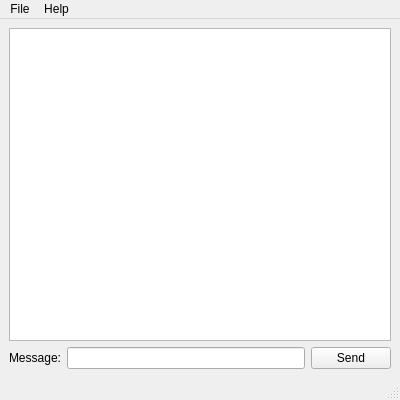
<ui version="4.0" >
 <author></author>
 <comment></comment>
 <exportmacro></exportmacro>
 <class>ChatMainWindow</class>
 <widget class="QMainWindow" name="ChatMainWindow" >
  <property name="geometry" >
   <rect>
    <x>0</x>
    <y>0</y>
    <width>400</width>
    <height>400</height>
   </rect>
  </property>
  <property name="windowTitle" >
   <string>Qt D-Bus Chat</string>
  </property>
  <widget class="QWidget" name="centralwidget" >
   <layout class="QHBoxLayout" >
    <property name="margin" >
     <number>9</number>
    </property>
    <property name="spacing" >
     <number>6</number>
    </property>
    <item>
     <layout class="QVBoxLayout" >
      <property name="margin" >
       <number>0</number>
      </property>
      <property name="spacing" >
       <number>6</number>
      </property>
      <item>
       <widget class="QTextBrowser" name="chatHistory" >
        <property name="acceptDrops" >
         <bool>false</bool>
        </property>
        <property name="toolTip" >
         <string>Messages sent and received from other users</string>
        </property>
        <property name="acceptRichText" >
         <bool>true</bool>
        </property>
       </widget>
      </item>
      <item>
       <layout class="QHBoxLayout" >
        <property name="margin" >
         <number>0</number>
        </property>
        <property name="spacing" >
         <number>6</number>
        </property>
        <item>
         <widget class="QLabel" name="label" >
          <property name="text" >
           <string>Message:</string>
          </property>
          <property name="buddy" >
           <cstring>messageLineEdit</cstring>
          </property>
         </widget>
        </item>
        <item>
         <widget class="QLineEdit" name="messageLineEdit" />
        </item>
        <item>
         <widget class="QPushButton" name="sendButton" >
          <property name="sizePolicy" >
           <sizepolicy>
            <hsizetype>1</hsizetype>
            <vsizetype>0</vsizetype>
            <horstretch>0</horstretch>
            <verstretch>0</verstretch>
           </sizepolicy>
          </property>
          <property name="toolTip" >
           <string>Sends a message to other people</string>
          </property>
          <property name="whatsThis" >
           <string/>
          </property>
          <property name="text" >
           <string>Send</string>
          </property>
         </widget>
        </item>
       </layout>
      </item>
     </layout>
    </item>
   </layout>
  </widget>
  <widget class="QMenuBar" name="menubar" >
   <property name="geometry" >
    <rect>
     <x>0</x>
     <y>0</y>
     <width>800</width>
     <height>31</height>
    </rect>
   </property>
   <widget class="QMenu" name="menuQuit" >
    <property name="title" >
     <string>Help</string>
    </property>
    <addaction name="actionAboutQt" />
   </widget>
   <widget class="QMenu" name="menuFile" >
    <property name="title" >
     <string>File</string>
    </property>
    <addaction name="actionChangeNickname" />
    <addaction name="separator" />
    <addaction name="actionQuit" />
   </widget>
   <addaction name="menuFile" />
   <addaction name="menuQuit" />
  </widget>
  <widget class="QStatusBar" name="statusbar" />
  <action name="actionQuit" >
   <property name="text" >
    <string>Quit</string>
   </property>
   <property name="shortcut" >
    <string>Ctrl+Q</string>
   </property>
  </action>
  <action name="actionAboutQt" >
   <property name="text" >
    <string>About Qt...</string>
   </property>
  </action>
  <action name="actionChangeNickname" >
   <property name="text" >
    <string>Change nickname...</string>
   </property>
   <property name="shortcut" >
    <string>Ctrl+N</string>
   </property>
  </action>
 </widget>
 <pixmapfunction></pixmapfunction>
 <tabstops>
  <tabstop>chatHistory</tabstop>
  <tabstop>messageLineEdit</tabstop>
  <tabstop>sendButton</tabstop>
 </tabstops>
 <resources/>
 <connections>
  <connection>
   <sender>messageLineEdit</sender>
   <signal>returnPressed()</signal>
   <receiver>sendButton</receiver>
   <slot>animateClick()</slot>
   <hints>
    <hint type="sourcelabel" >
     <x>299</x>
     <y>554</y>
    </hint>
    <hint type="destinationlabel" >
     <x>744</x>
     <y>551</y>
    </hint>
   </hints>
  </connection>
  <connection>
   <sender>actionQuit</sender>
   <signal>triggered(bool)</signal>
   <receiver>ChatMainWindow</receiver>
   <slot>close()</slot>
   <hints>
    <hint type="sourcelabel" >
     <x>-1</x>
     <y>-1</y>
    </hint>
    <hint type="destinationlabel" >
     <x>399</x>
     <y>299</y>
    </hint>
   </hints>
  </connection>
 </connections>
</ui>
